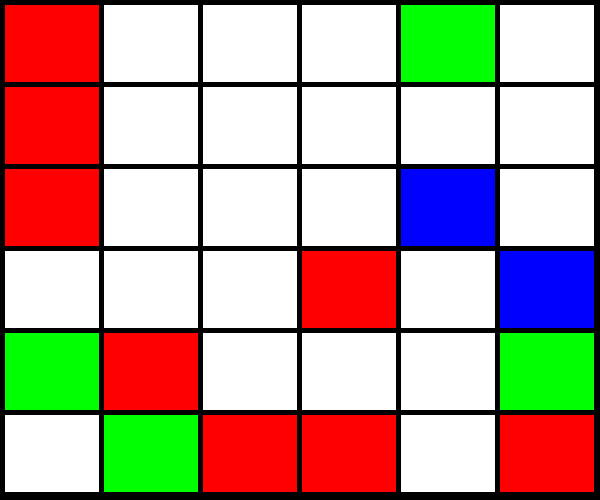
Frame 1 (no input)
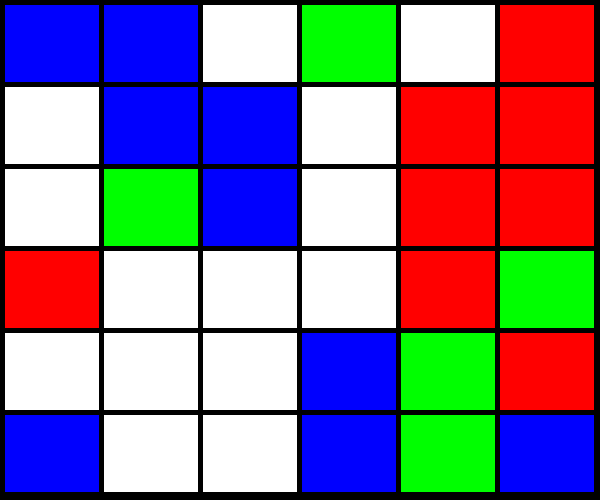
Frame 60 (the mouse pressed at the canvas centre just before this capture)
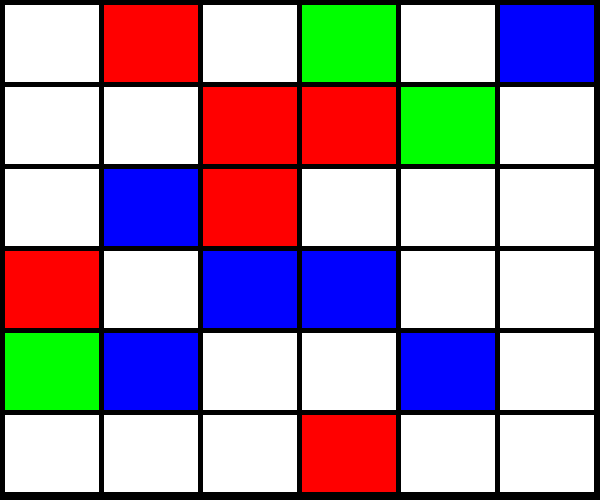
Frame 120 (the mouse held since frame 60 and released just before this capture)

The Processing sketch that drew these frames (run headless with seeded random() and noise(); from frame 60 on, the mouse is pressed at the canvas centre):

// Processing sketch: processing_56247
// ── processing_56247.pde

int gap,sections;
color[] hues;


void setup() {
  size(600, 500);
  gap = 5;
  sections = 6;
  hues =   new color[4];
  hues[0] =  color( 255, 255, 255);
  hues[1] =  color( 255, 0, 0);
  hues[2] = color(0, 255, 0);
  hues[3] =  color(0, 0, 255);
  noStroke();
}

void draw() {
  background(0);

  for ( int c = 0; c<sections; c++ ) {
    for ( int d = 0; d<sections; d++ ) {
      if ( floor(random(2)) == 0 ) {
        fill( hues[0] );
      } else {
        fill( hues[ floor(random(3))+1 ] );
      }
      int gaps = sections +1;
      float boxWidth = (width - (gap*gaps)) / sections;
      float boxHeight = (height - (gap*gaps)) / sections;
     // rect ( ( ((*sections)/sections) *c ) + (gap*c) + gap, ( ((width-gap*sections)%(width/sections)) *d ) + (((gap*sections)%(width/sections))*d) +gap, ((width-gap*sections)/sections), ((width-gap*sections)/sections)  );
       // rect ( ( ((width-gap*sections)/sections) *c ) + (gap*c) +gap, ( ((height-gap*sections)%(height/sections)) *d ) +gap, boxWidth, boxHeight  );
        //rect ( ( boxWidth *c ) + (gap*c) +gap, ( ((d*boxWidth) % ( boxWidth*sections )) * boxHeight ) +gap, boxWidth, boxHeight  );
        rect ( ( boxWidth *c ) + (gap*c) +gap, ( boxHeight *d ) + (gap*d) +gap , boxWidth, boxHeight  );
    }
  }
}
